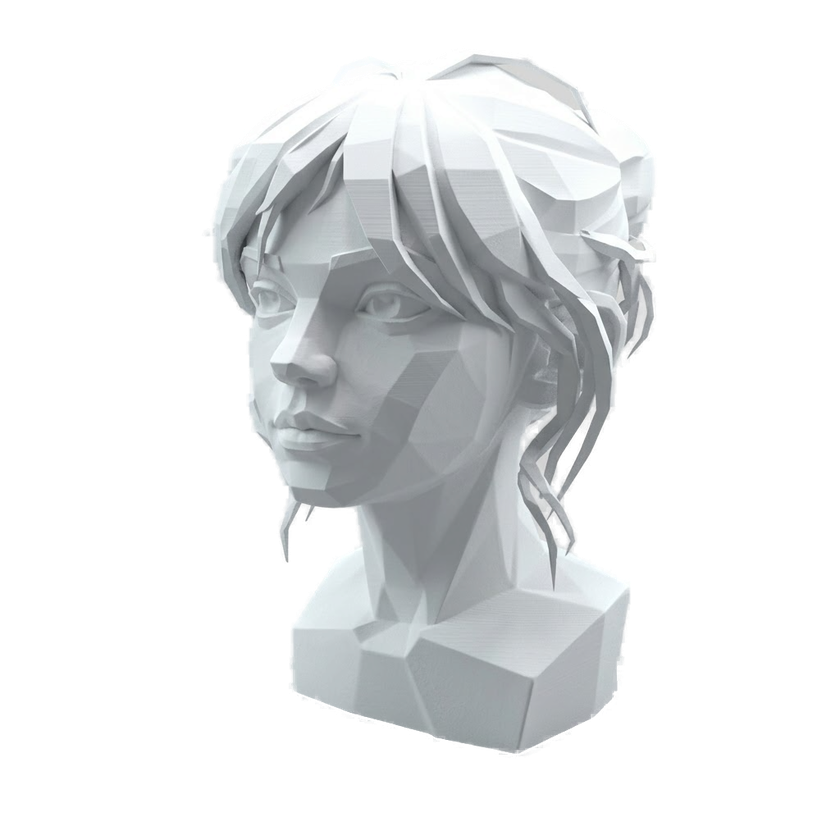
#> input picture assets/icon_src/formsculpt_bust_cutout.png, 840 x 840 px, shrunk from 1024 x 1024 before the run
$ python color.py
#> lines starting #> are read from the running program, lines starting #| are printed output that depends on the picture; after the words box and inside, x2 and y2 are one past the last pixel; in counts of white or black regions, pixels touching at a corner belong together
import numpy as np
from PIL import Image, ImageFilter
cut=Image.open('formsculpt_bust_cutout.png').convert('RGBA')
#> cut is the input picture: PIL image 840x840 RGBA; mean R, G, B, A 60, 61.7, 62.7, 81.8
bb=cut.getbbox(); cut=cut.crop(bb)
#> after `bb = cut.getbbox()`: bb = (201, 45, 660, 760)
#> after `cut = cut.crop(bb)`:
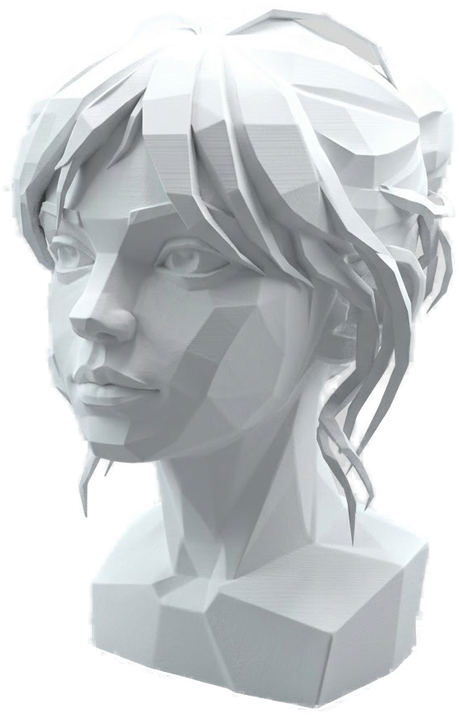
#> cut: PIL image 459x715 RGBA; mean R, G, B, A 128.9, 132.7, 134.8, 175.8; transparent parts drawn white
a=np.asarray(cut).astype(float)/255; A=a[...,3]
L=0.2126*a[...,0]+0.7152*a[...,1]+0.0722*a[...,2]
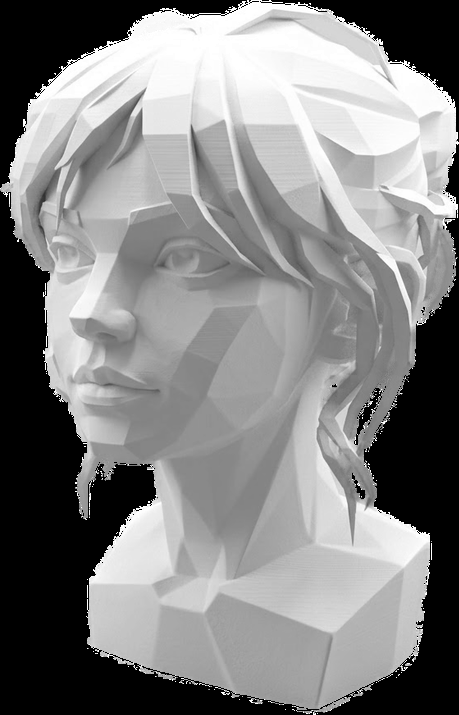
#> L: shape (715, 459) float64; min 0, max 1, mean 0.518
m=A>0.5; lo,hi=np.percentile(L[m],2),np.percentile(L[m],99.5)
#> after `m = A > 0.5`:
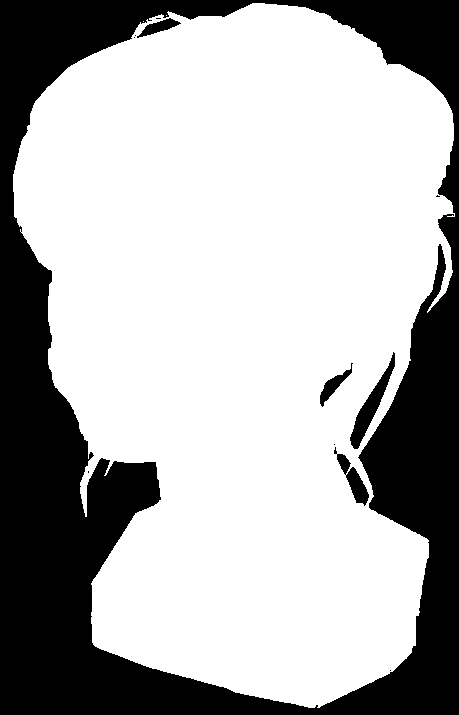
#> m: shape (715, 459) bool; 69% white; 12 black regions (7 under 20 px), largest, box (x1, y1, x2, y2) and area: (0, 0, 459, 715) 99316, (350, 352, 395, 449) 1095, (334, 447, 369, 506) 640, (320, 363, 353, 407) 397, (137, 18, 181, 38) 349
#> after `lo, hi = (np.percentile(L[m], 2), np.percentile(L[m], 99.5))`: lo = 0.456; hi = 1
s=np.clip((L-lo)/(hi-lo),0,1)
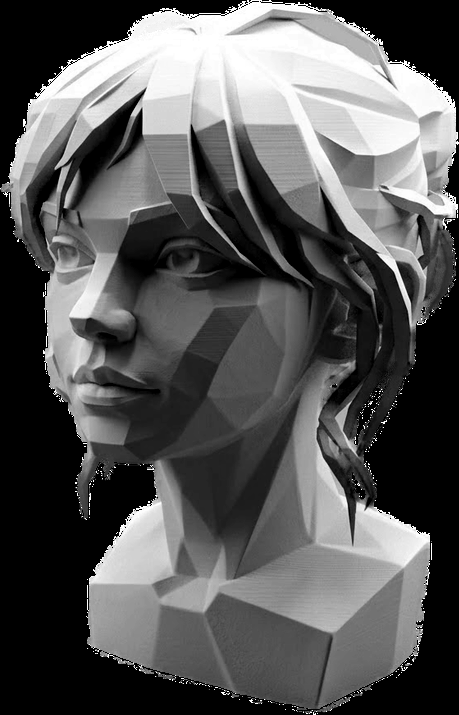
#> s: shape (715, 459) float64; min 0, max 1, mean 0.346
H,W=L.shape; yy,xx=np.mgrid[0:H,0:W]
#> after `H, W = L.shape`: H = 715; W = 459
t=np.clip(0.5+0.5*((xx/W-0.5)*0.6+(0.5-yy/H)*1.0)/0.8,0,1)
stops=np.array([[0,0x3A,0x7B,0xFF],[0.32,0x9A,0x5C,0xFF],[0.64,0xFF,0x4F,0x7A],[1,0xFF,0xAE,0x2B]],float)
base=np.stack([np.interp(t,stops[:,0],stops[:,i]) for i in (1,2,3)],-1)/255
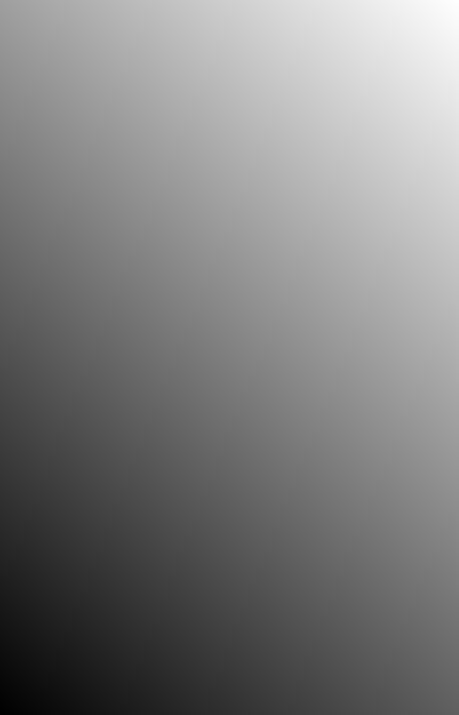
#> t: shape (715, 459) float64; min 0.000874, max 0.999, mean 0.5
shade=0.34+0.86*s**1.05
col=base*shade[...,None]+0.24*(s**5)[...,None]
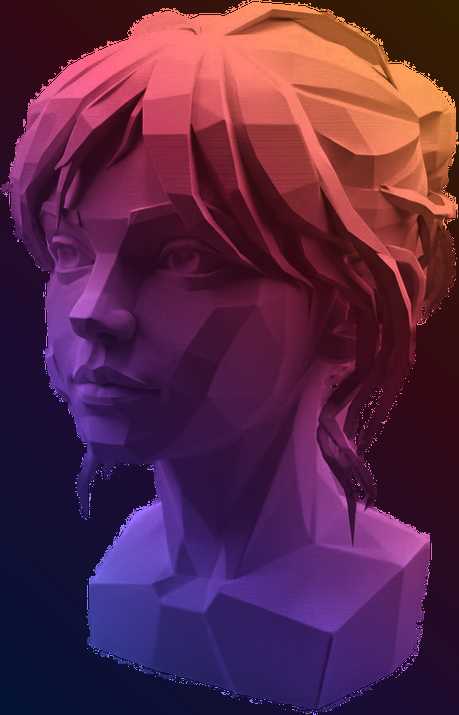
#> col: shape (715, 459, 3) float64; mean of channels 0, 1, 2 0.543, 0.272, 0.447; drawn with min black and max white
out=np.dstack([np.clip(col,0,1),A]); Image.fromarray((out*255).astype(np.uint8),'RGBA').save('bust_color.png')
#> after `out = np.dstack([np.clip(col, 0, 1), A])`:
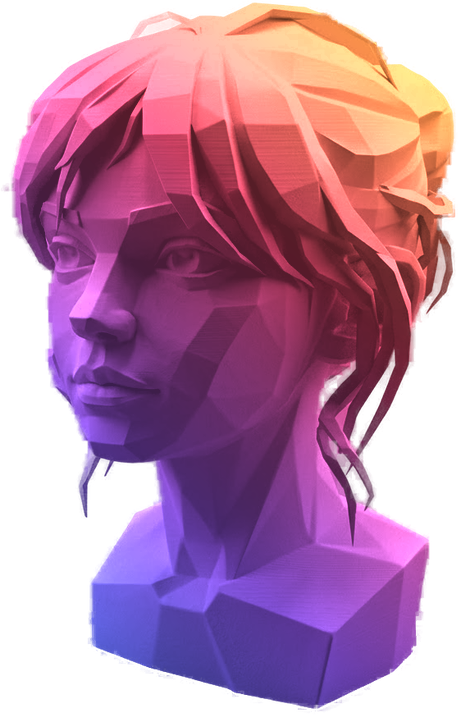
#> out: shape (715, 459, 4) float64; mean of channels 0, 1, 2, 3 0.504, 0.272, 0.444, 0.69; transparent parts drawn white
print(cut.size)
#| (459, 715)
